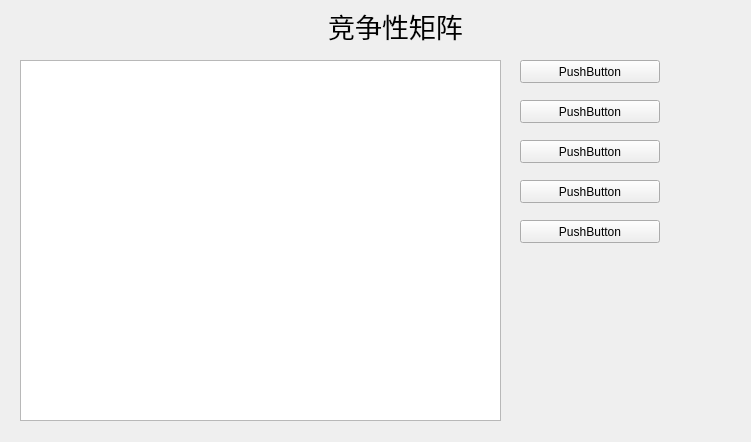
<?xml version="1.0" encoding="UTF-8"?>
<ui version="4.0">
 <class>TableThreeForm</class>
 <widget class="QWidget" name="TableThreeForm">
  <property name="geometry">
   <rect>
    <x>0</x>
    <y>0</y>
    <width>751</width>
    <height>442</height>
   </rect>
  </property>
  <property name="windowTitle">
   <string>Form</string>
  </property>
  <widget class="QTableWidget" name="qTableWidget">
   <property name="geometry">
    <rect>
     <x>20</x>
     <y>60</y>
     <width>481</width>
     <height>361</height>
    </rect>
   </property>
  </widget>
  <widget class="QPushButton" name="pushButton">
   <property name="geometry">
    <rect>
     <x>520</x>
     <y>60</y>
     <width>140</width>
     <height>23</height>
    </rect>
   </property>
   <property name="text">
    <string>PushButton</string>
   </property>
  </widget>
  <widget class="QPushButton" name="pushButton_2">
   <property name="geometry">
    <rect>
     <x>520</x>
     <y>100</y>
     <width>140</width>
     <height>23</height>
    </rect>
   </property>
   <property name="text">
    <string>PushButton</string>
   </property>
  </widget>
  <widget class="QPushButton" name="pushButton_3">
   <property name="geometry">
    <rect>
     <x>520</x>
     <y>140</y>
     <width>140</width>
     <height>23</height>
    </rect>
   </property>
   <property name="text">
    <string>PushButton</string>
   </property>
  </widget>
  <widget class="QPushButton" name="pushButton_4">
   <property name="geometry">
    <rect>
     <x>520</x>
     <y>180</y>
     <width>140</width>
     <height>23</height>
    </rect>
   </property>
   <property name="text">
    <string>PushButton</string>
   </property>
  </widget>
  <widget class="QPushButton" name="pushButton_5">
   <property name="geometry">
    <rect>
     <x>520</x>
     <y>220</y>
     <width>140</width>
     <height>23</height>
    </rect>
   </property>
   <property name="text">
    <string>PushButton</string>
   </property>
  </widget>
  <widget class="QLabel" name="label">
   <property name="geometry">
    <rect>
     <x>210</x>
     <y>10</y>
     <width>371</width>
     <height>31</height>
    </rect>
   </property>
   <property name="font">
    <font>
     <family>微软雅黑</family>
     <pointsize>20</pointsize>
     <stylestrategy>PreferAntialias</stylestrategy>
    </font>
   </property>
   <property name="layoutDirection">
    <enum>Qt::LeftToRight</enum>
   </property>
   <property name="text">
    <string>竞争性矩阵</string>
   </property>
   <property name="alignment">
    <set>Qt::AlignCenter</set>
   </property>
  </widget>
 </widget>
 <resources/>
 <connections/>
</ui>
